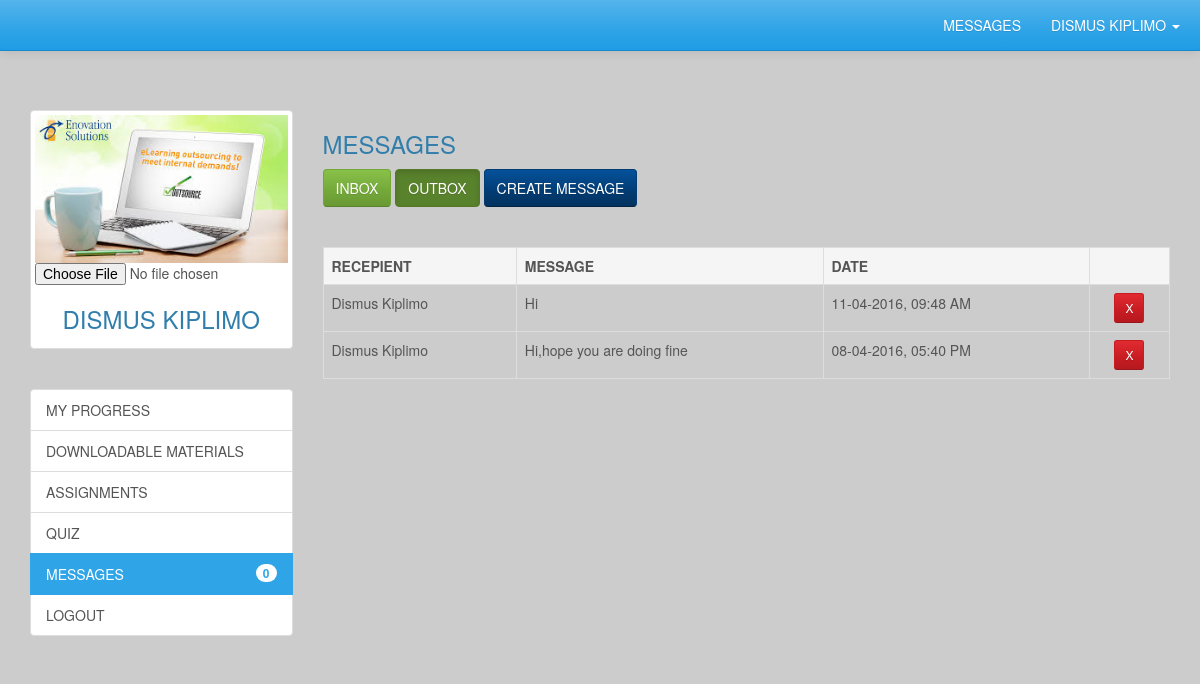
Page /studentMessages.php?action=OUTBOX (signed in) on the committed database.
### tables this page shows
CREATE TABLE IF NOT EXISTS `messages` (
`id` int(11) NOT NULL,
  `sender` int(11) NOT NULL,
  `recepient` int(11) NOT NULL,
  `message` text NOT NULL,
  `readStatus` tinyint(1) NOT NULL DEFAULT '0',
  `dateCreated` datetime NOT NULL DEFAULT CURRENT_TIMESTAMP
);

CREATE TABLE IF NOT EXISTS `students` (
`id` int(11) NOT NULL,
  `fname` varchar(50) NOT NULL,
  `lname` varchar(50) NOT NULL,
  `password` varchar(40) NOT NULL,
  `username` varchar(40) NOT NULL,
  `gender` enum('MALE','FEMALE') NOT NULL,
  `course` varchar(50) NOT NULL,
  `location` varchar(50) NOT NULL,
  `coursePeriod` int(11) NOT NULL,
  `dateRegistered` datetime NOT NULL DEFAULT CURRENT_TIMESTAMP,
  `image` varchar(150) NOT NULL
);

### includes/studentSession.inc.php (called while the page is built)
<?php
	if(isset($_SESSION['studentDetails']) && !empty($_SESSION['studentDetails'])){
		$studentDetails = $_SESSION['studentDetails'];
	}
	else{
		redirectTo('logout.php');
	}
?>

### includes/messages/outbox.php (the view)
<p> <a href = "studentMessages.php" class = "btn btn-success">INBOX</a> <a href = "studentMessages.php?action=OUTBOX" class = "btn btn-success active">OUTBOX</a> <a href = "studentMessages.php?action=CREATE" class = "btn btn-info"> CREATE MESSAGE </a></p>
<p><?php echo $msg;?> &nbsp;</p>
<table class = "table table-bordered">
	<tr class = "active">
		<th>RECEPIENT</th>
		<th colspan = "2">MESSAGE</th>
		<th>DATE</th>
		<th></th>
	</tr>
	<?php
		$query = "SELECT messages.id, messages.sender ,messages.message, messages.dateCreated, students.fname, students.lname
				  FROM messages
				  LEFT JOIN students
				  ON messages.sender = students.id
				  WHERE (messages.sender = ?)
				  ORDER BY messages.dateCreated DESC";
		$statement = $conn->prepare($query);
		$statement->bind_param('s', $sender);
		if($statement->execute()){
			$statement->store_result();
			if($statement->num_rows > 0){
				$statement->bind_result($messageId, $messageSenderId, $message, $dateCreated, $senderFname, $senderLname);
				while($statement->fetch()){
					echo '<tr>
							<td>' . $senderFname . ' ' . $senderLname . '</td>
							<td colspan = "2">' . $message . '</td>
							<td>' . date('d-m-Y, h:i A', strtotime($dateCreated)) . '</td>
							<td style = "text-align:center;"><a title = "DELETE MESSAGE" href = "studentMessages.php?action=DELETE&page=OUTBOX&id=' . $messageId . '" class = "btn btn-sm btn-danger"> X </a></td>
						 </tr>';
				}
			}
			else{
				echo '<tr><td colspan = "5"> No messages yet</td></tr>';
			}
		}
		else{
			die(mysqli_error($conn));
		}
	?>
</table>

### css/custom-styles.css (style rules this page uses)
body { padding-top:50px; background-color: #cccccc; }

### rows in the picture
messages: students.fname "Dismus", students.lname "Kiplimo", message "Hi", dateCreated "11-04-2016, 09:48 AM"
messages: students.fname "Dismus", students.lname "Kiplimo", message "Hi,hope you are doing fine", dateCreated "08-04-2016, 05:40 PM"

### other values in the picture
$studentDetails['fullName'] "DISMUS KIPLIMO"
$rows "0"
